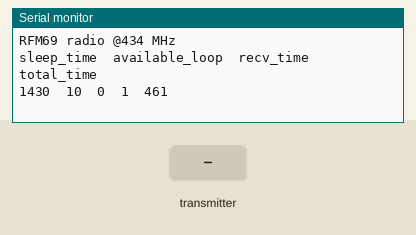
This sketch was run on a simulated Arduino Uno, built with avr-gcc and run on an emulated ATmega328P. Shown: the last lines printed to the serial monitor. The test bench sets the inputs (shaded band). Random numbers use the default seed unless the sketch sets one; no radio packets arrive unless stated.

Above: at 2.2 s.
2.3 s: the transmitter starts sending reading = 0
At 4.6 s:
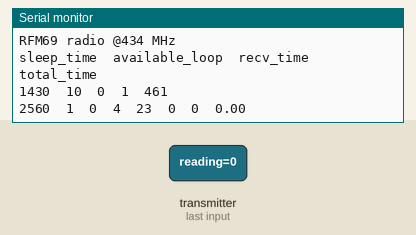
5.5 s: the transmitter starts sending age = 256
7.4 s: the transmitter starts sending number = 256
9.3 s: the transmitter starts sending reading = 25
At 11.0 s:
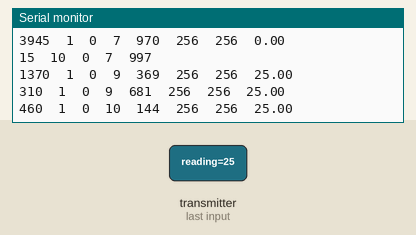
11.2 s: the transmitter starts sending age = 0
At 12.3 s:
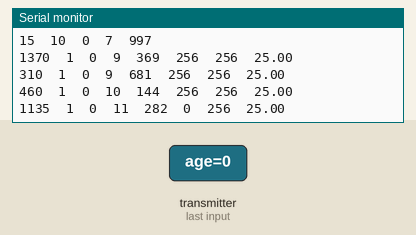
13.1 s: the transmitter starts sending number = 0
At 15.2 s:
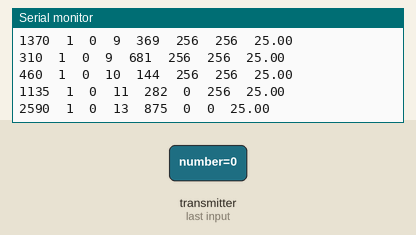
Timing chart, 0 to 16.0 s (numbered marks = the images above; inputs shaded):
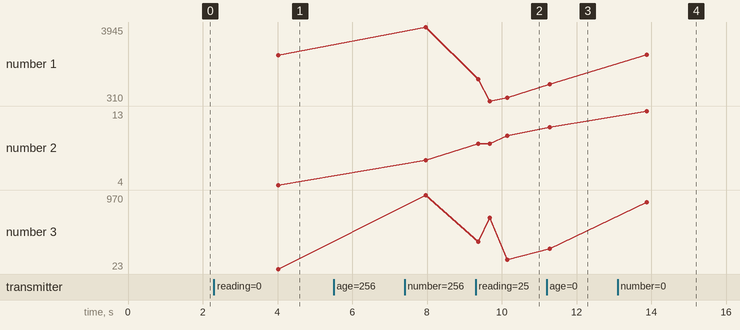

Measured:
- after the input at 2.3 s, the serial monitor: prints a new line after 1.7 s (image 1)
- after the input at 9.3 s, the serial monitor: prints a new line after 0.07 s (image 2)
- after the input at 11.2 s, the serial monitor: prints a new line after 0.08 s (image 3)
- after the input at 13.1 s, the serial monitor: prints a new line after 0.78 s (image 4)

The sketch:

rx.ino
```cpp
#include <SPI.h>
#include <RH_RF69.h>
#include <RHReliableDatagram.h>
#include <math.h>
#include <stdlib.h>
#include <stdio.h>

#define RF69_FREQ 434.0

#define MY_ADDRESS     1

#define RFM69_CS      8
#define RFM69_INT     7
#define RFM69_RST     4
#define LED           13

struct packet_t {
    float reading;
    uint32_t age;
    uint16_t number;
};

RH_RF69 rf69(RFM69_CS, RFM69_INT);
RHReliableDatagram rf69_manager(rf69, MY_ADDRESS);

void setup()
{
    Serial.begin(115200);

    // Uncomment this to start running only after serial monitor is open
    // while (!Serial) {
    //     delay(1);
    // }

    pinMode(RFM69_RST, OUTPUT);
    digitalWrite(RFM69_RST, LOW);

    // reset radio
    // NOTE: is this needed?
    digitalWrite(RFM69_RST, HIGH);
    delay(10);
    digitalWrite(RFM69_RST, LOW);
    delay(10);

    if (!rf69_manager.init()) {
        while (true) {
            delay(1);
            Serial.println("RFM69 radio init failed");
        }
    }

    // Defaults after init are 434.0MHz, modulation GFSK_Rb250Fd250, +13dbM (for low power module)
    // No encryption
    if (!rf69.setFrequency(RF69_FREQ)) {
        Serial.println("setFrequency failed");
    }

    // If you are using a high power RF69 eg RFM69HW, you *must* set a Tx power with the
    // ishighpowermodule flag set like this:
    // power range is 14-20, 2nd arg must be true for 69HCW
    rf69.setTxPower(20, true);

    // The encryption key has to be the same as the one in the server
    uint8_t key[] = { 0x01, 0x02, 0x03, 0x04, 0x05, 0x06, 0x07, 0x08, 0x01, 0x02, 0x03, 0x04, 0x05, 0x06, 0x07, 0x08};
    rf69.setEncryptionKey(key);


    Serial.print("RFM69 radio @");
    Serial.print((int)RF69_FREQ);
    Serial.println(" MHz");

    // convert to real time for readability
    // packet includes time passed
    Serial.println("sleep_time  available_loop  recv_time  total_time");
}

float expovariate(float rate) {
    float k = -((float) random(0, RAND_MAX) / (RAND_MAX + 1));
    return -log(1.0f - k) / (1 / rate);
}

uint32_t convert_to_sleepydog_time(uint32_t time) {
    uint32_t remainder = time;
    remainder = remainder % 250;
    remainder = remainder % 15;
    uint32_t sleepydog_time = time - remainder;
    if (sleepydog_time < 15) {
        sleepydog_time = 15;
    }
    return sleepydog_time;
}


uint32_t total_sleep_time = 0;

int16_t packetnum = 0;
uint8_t buffer[RH_RF69_MAX_MESSAGE_LEN];

void loop() {
    long sleep_time = expovariate(2000.0f);
    sleep_time = convert_to_sleepydog_time(sleep_time);
    rf69.sleep();
    delay(sleep_time);
    total_sleep_time += sleep_time;

    rf69.setModeRx();

    uint32_t start_time = millis();
    uint8_t available_loop = 10;
    uint32_t start_recv = 0;
    uint8_t recv_time = 0;
    bool received = false;

    packet_t p;
    while (millis() - start_time < 10) {
        if (rf69_manager.available()) {
            available_loop = millis() - start_time;
            // Wait for a message addressed to us from the client
            uint8_t len = sizeof(buffer);
            uint8_t from;
            start_recv = millis();
            if (rf69_manager.recvfromAck(buffer, &len, &from)) {
                // zero out remaining string
                buffer[len] = 0;

                // Serial.print("Got packet from #"); Serial.println(from);
                // Serial.print(" [RSSI :");
                // Serial.print(rf69.lastRssi());
                // Serial.print("] : ");
                // Serial.println((char*)buffer);
                memcpy(&p, buffer, sizeof(packet_t));
                recv_time = millis() - start_recv;
                received = true;
                break;
            }

        }
        available_loop = millis() - start_time;
    } // end while()

    uint32_t total_time = millis();
    uint32_t total_time_ms = total_time % 1000;
    total_time =  total_time / 1000;

    Serial.print(sleep_time);
    Serial.print("  ");
    Serial.print(available_loop);
    Serial.print("  ");
    Serial.print(recv_time);
    Serial.print("  ");
    Serial.print(total_time);
    Serial.print("  ");
    Serial.print(total_time_ms);

    if (received) {
        Serial.print("  ");
        Serial.print(p.age);
        Serial.print("  ");
        Serial.print(p.number);
        Serial.print("  ");
        Serial.print(p.reading);
    }

    Serial.println("");
}
```
